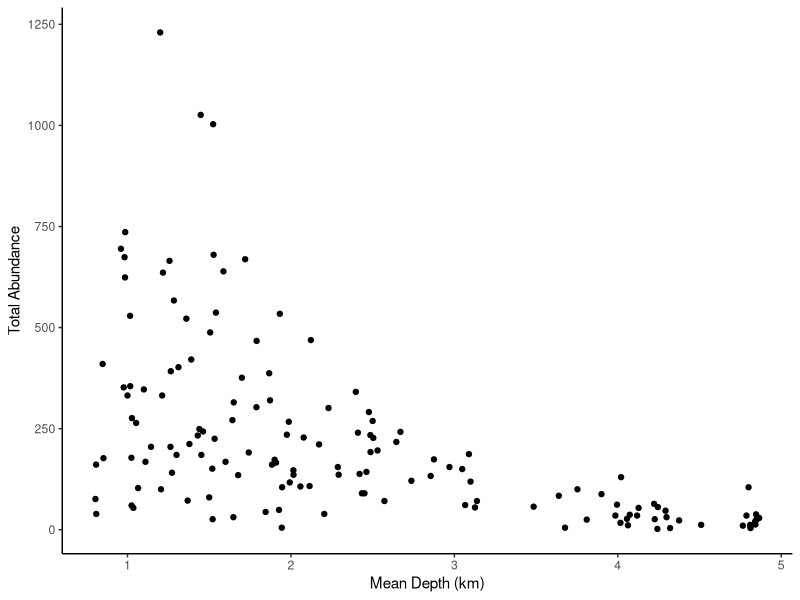
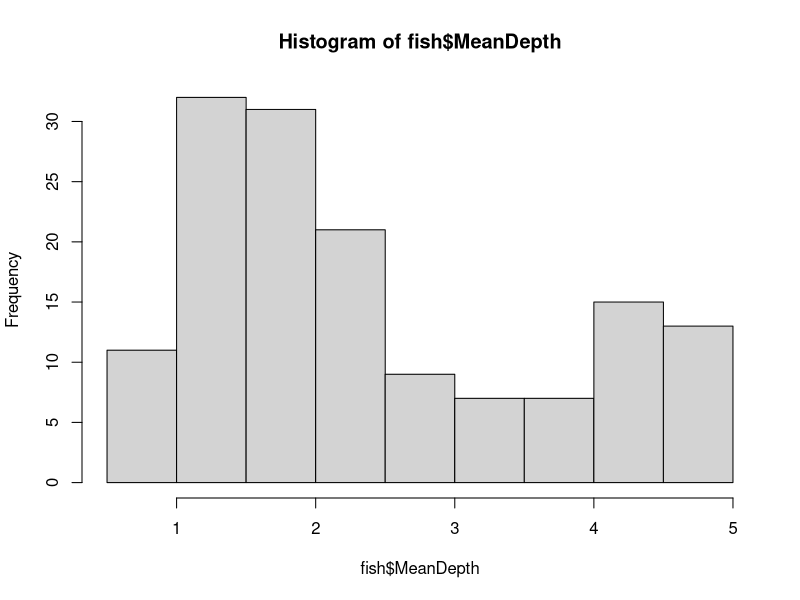
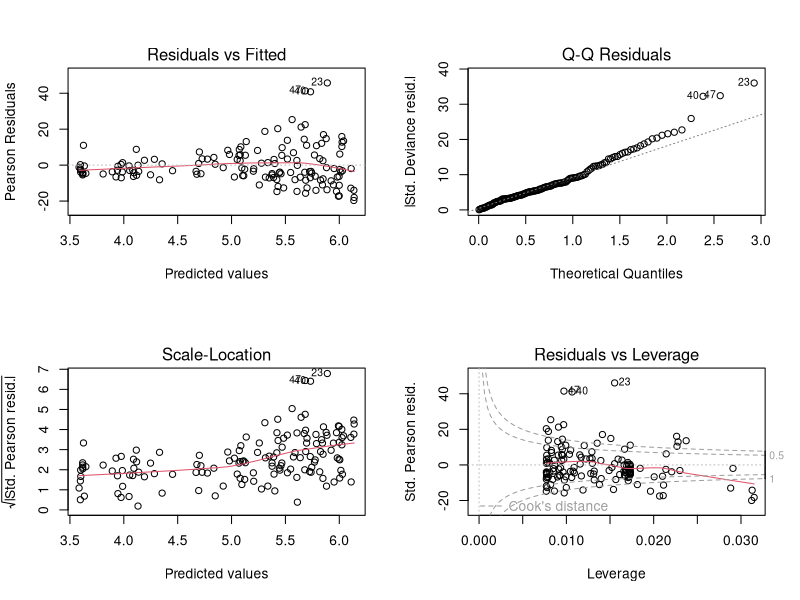
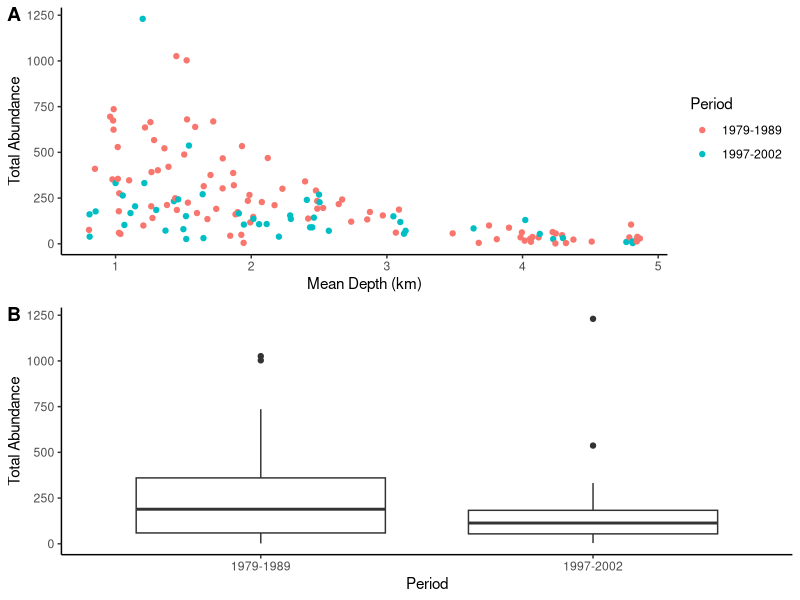
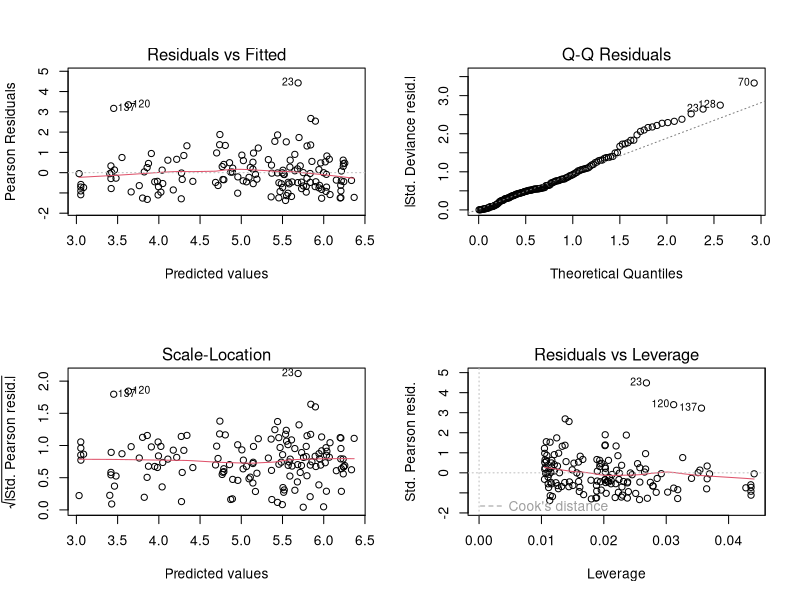
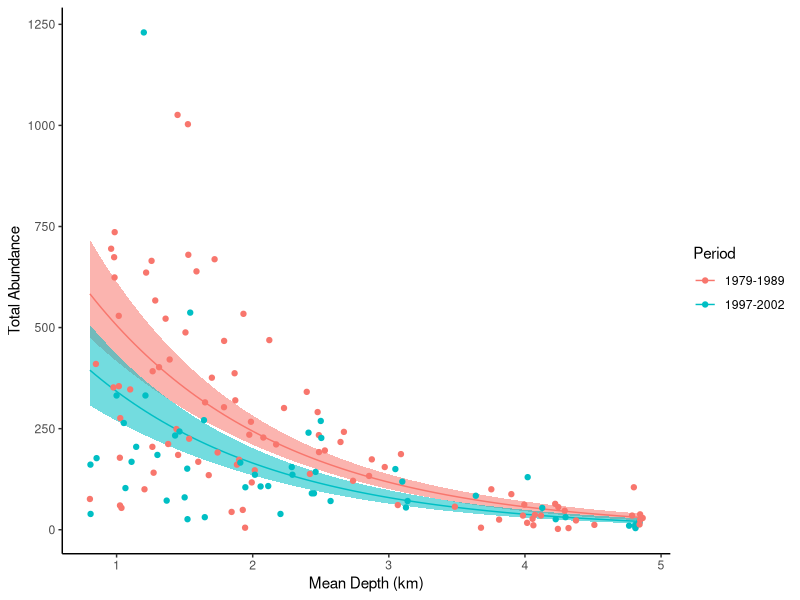
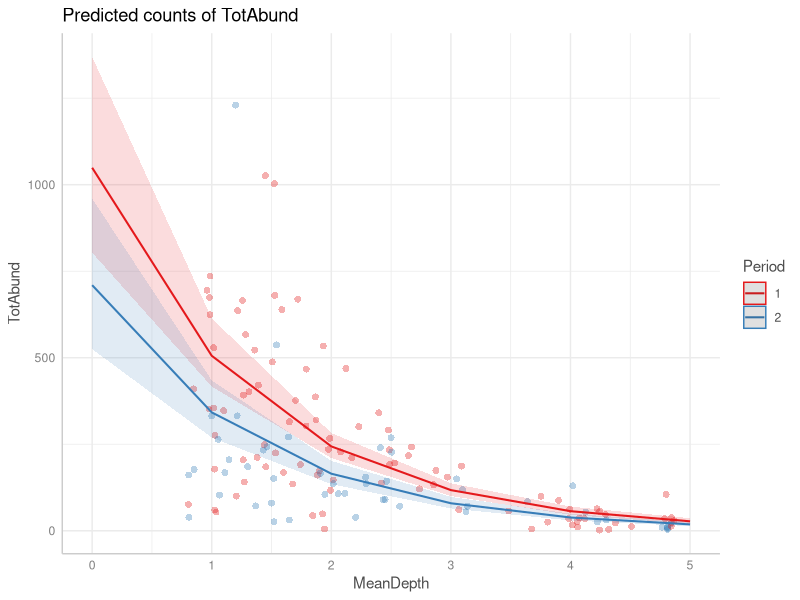
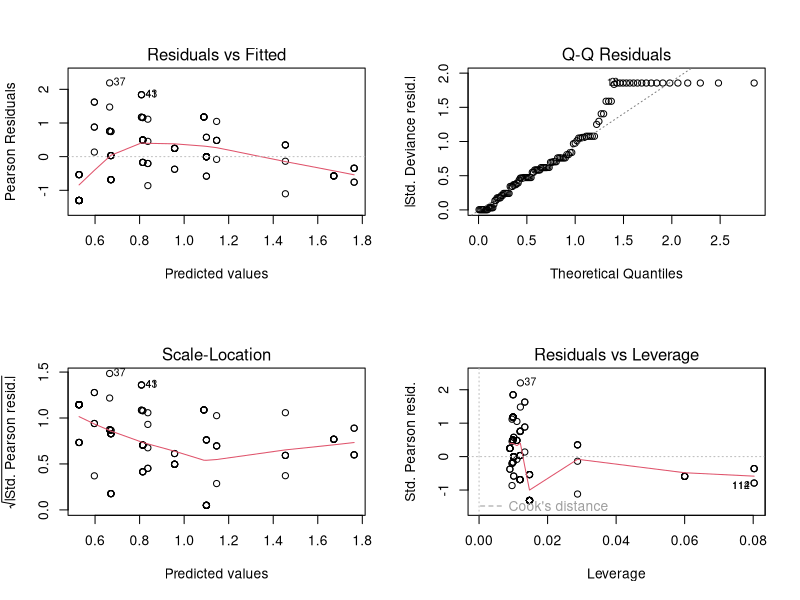

Reproduce these figures in R, in order.
require(ggplot2)
require(MASS)
require(ggpubr)
fish<- read.csv("../data/fisheries.csv", stringsAsFactors = T)
str(fish)

#for our first check lets see if total abundance changes with mean depth of water column
ggplot(fish, aes(x=MeanDepth, y=TotAbund))+ geom_point()+ labs(x= "Mean Depth (km)", y="Total Abundance")+ theme_classic()
hist(fish$MeanDepth)

#Our basic model consists of total abundance as our response variable and mean depth as our explanatory variable. With the basic model equation
M1<- glm(TotAbund~MeanDepth, data = fish, family = "poisson")
summary(M1)
#chatgpt the output for a breakdown of the summary,  essentially depth has a strong association with abundance

######Initial Interpretation ############

#From this summary we can build our initial model equation and infer that as mean depth increases the total abundance of fish decreases. We can also calculate the Pseudo-R^2.

#ln(TotAbund) = 6.64 -0.63*Meandepth
#PseudoR^2= 1- (15770/27779) =0.43

###### Model Validation ###########

par(mfrow=c(2,2)) 
plot(M1)

#Std Pearson resid Vs leverage plot highligts we potentially have a large number of outliers, lets explore these
#A cooks distance of more than 1 is considered to be an outlier so lets see how many we have

sum(cooks.distance(M1)>1)
## [1] 29
# since we have quite a lot of outliers we can just look into it and drop is so lets leave it alone for now
#the model is overdispersed: Overdispersion occurs when the observed variance in the response variable is greater than what the model expects based on the assumed distribution
mean(fish$TotAbund)
var(fish$TotAbund) #
# dispersion_parameter <- residual deviance / df_residual
# Residual deviance: 15770  on 144  degrees of freedom
#Dispersion parameter = 15770/144 =109.5
####Explations of overdispersion could be: (outside of outliers) ######
#transformation of covariates
#missing covariates
#zero inflation
#inherent dependency potentially (could explore random effect of the year)


####A possible avenue to explore from these options would be including additional covariates and/or fixed factors. We could fit “Year” as a fixed-factor but there are 13 levels and we would lose far too many degrees of freedom, thus statistical power, or we could fit “Period” as a fixed factor, but let’s explore this first through plotting.

scatterplot<-ggplot(fish, aes(x=MeanDepth, y=TotAbund, color=factor(Period)))+
  geom_point()+
  labs(x= "Mean Depth (km)", y="Total Abundance")+
  theme_classic()+
  scale_color_discrete(name="Period", labels=c("1979-1989", "1997-2002"))
boxplot<- ggplot(fish, aes(x=factor(Period, labels=c("1979-1989", "1997-2002")), y=TotAbund))+
  geom_boxplot()+
  theme_classic()+
  labs(x="Period", y="Total Abundance")
ggarrange(scatterplot, boxplot, labels=c("A","B"), ncol=1, nrow=2)

#as we can see, period can affect abundance and thus affect the relationship and dispersion parameter

####Adding period as a Fixed Factor ######
fish$Period<- factor(fish$Period)
M2<- glm(TotAbund~MeanDepth*Period, data = fish, family="poisson")
summary(M2) # -0.66 + 0.12
anova(M2, test="Chisq")
#The interaction term, MeanDepth
#, is also significant (p = 1.713e-14), suggesting that the relationship between MeanDepth and the response variable depends on Period.
#period does have a significant effect on the abundance at differing depths

#we can now write two linear equations
#Period2:ln(TotAbund)= ((6.83 - 0.67)-<-M1 + (-0.66 +0.12)) * MeanDepth = 6.16 -0.51 *MeanDepth

#Lets look at the dispersion parameter
#14293/142 =100.65

#as our model is still overdispersed we will fit a quasi-possion model or negative binomial model


####Fitting a negative binomial #######
M3<- glm.nb(TotAbund~MeanDepth*Period, data = fish)
summary(M3)
anova(M3, test = "Chisq")   
#fitting a negative binomial has changed our model output significantly,
#the biggest difference is the change in significance of the model term: MeanDepth:factor(Period)2 suggesting no difference between slopes of each period, but a dig difference between intercepts
#we will run a reduced model (without the interaction)

M4<- glm.nb(TotAbund~MeanDepth+Period, data = fish)
summary(M4)
anova(M4, test = "Chisq")
#dispersion parameter is 158/142=11 
par(mfrow=c(2,2)) #partitioning the plot window into a 2X2
plot(M4)

#########negative Biomial Interpretation ###########
#So finally we have the model we can interpret that has two linear equations with different intercepts but the same slope of MeanDepth.
#Period2: ln(TotAbund) = (6.96 - 0.39) - 0.73*MeanDepth 
# We can therefore interpret that “for every kilometer increase in mean depth total abundance decreased by a factor of e^-0.73 or 0.48-fold”. But what does this mean? Let’s look at the exponentiated coefficients for Period 1.

#The last concept to think about is the pseudo-R^2 for our negative binomial model, which is: PSEUDO R^2 = 1-(158.23/334.13)=0.53 ,residual divided by null deviance

######PLOTTING THE NEGATIVE BINOMIAL MODEL #########
range(fish$MeanDepth) #Find the range of Depth

period1 <- data.frame(MeanDepth=seq(from=0.804, to=4.865, length=100), Period="1")
period2 <- data.frame(MeanDepth=seq(from=0.804, to=4.865, length=100), Period="2")
period1_predictions<- predict(M4, newdata = period1, type = "link", se.fit = TRUE) # the type="link" here predicted the fit and se on the log-linear scale. 
period2_predictions<- predict(M4, newdata = period2, type = "link", se.fit = TRUE)
period1$pred<- period1_predictions$fit
period1$se<- period1_predictions$se.fit
period1$upperCI<- period1$pred+(period1$se*1.96)
period1$lowerCI<- period1$pred-(period1$se*1.96)
period2$pred<- period2_predictions$fit
period2$se<- period2_predictions$se.fit
period2$upperCI<- period2$pred+(period2$se*1.96)
period2$lowerCI<- period2$pred-(period2$se*1.96)
complete<- rbind(period1, period2)

# Making the Plot 
ggplot(complete, aes(x=MeanDepth, y=exp(pred)))+ 
  geom_line(aes(color=factor(Period)))+
  geom_ribbon(aes(ymin=exp(lowerCI), ymax=exp(upperCI), fill=factor(Period), alpha=0.3), show.legend = FALSE)+ 
  geom_point(fish, mapping = aes(x=MeanDepth, y=TotAbund, color=factor(Period)))+
  labs(y="Total Abundance", x="Mean Depth (km)")+
  theme_classic()+
  scale_color_discrete(name="Period", labels=c("1979-1989", "1997-2002"))

#for a simpler way of plotting
require(ggeffects)
plot(ggpredict(M4, terms=c("MeanDepth", "Period")), show_data=T)


########FINISH LAST SECTION WITH MITES ###############
#how does increasing concentration of aracides impact number of dead mites
#irregardless of aracide how does increasing the conentration impact number of dead mites

#fitting poisson model
mites<- read.csv("../data/bee_mites.csv")
head(mites)
mites_m1<- glm(Dead_mites~Concentration, data = mites, family = "poisson")
summary(mites_m1)

# Summary of Poisson Regression Model for Dead_mites ~ Concentration

# Model Call:
# This model investigates the relationship between 'Dead_mites' and 'Concentration'
# using a Poisson regression. 'Dead_mites' is the count response variable, and
# 'Concentration' is the predictor, which may represent acaricide levels.

# Coefficients:
# (Intercept): 0.52820 (Estimate) - This is the log-expected count of dead mites
# when Concentration is zero. A positive intercept suggests a baseline count of
# dead mites even when no concentration of acaricide is applied.
#
# Concentration: 0.57181 (Estimate) - For each one-unit increase in Concentration,
# the log count of dead mites increases by approximately 0.57. This suggests a
# positive association between concentration and dead mites, implying higher
# concentrations result in more dead mites.

# Statistical Significance:
# Both the intercept and concentration have highly significant p-values (Pr(>|z|) < 0.001),
# indicated by the '***' symbol. This implies that both terms in the model are
# statistically significant predictors of dead mite counts.

# Model Deviance:
# Null Deviance (154.79 on 114 df) - Deviance of a model without any predictors.
# Residual Deviance (109.25 on 113 df) - Deviance of the model with Concentration
# included. The decrease in deviance from the null model to the fitted model
# suggests that Concentration improves model fit.

# AIC (Akaike Information Criterion):
# AIC = 398.71 - The AIC value provides a measure of model quality, balancing
# model fit and complexity. Lower AIC values are preferred when comparing
# multiple models for the same data.

# Convergence:
# Number of Fisher Scoring iterations: 5 - The model converged after 5 iterations,
# indicating that the optimization algorithm successfully found parameter estimates.

# Overall Interpretation:
# The positive and significant effect of Concentration suggests that higher
# concentrations of the substance are associated with increased dead mite counts.
# This model provides evidence that acaricide concentration impacts mite mortality.

anova(mites_m1, test = "Chisq")

# ANOVA Analysis of Deviance Table for Poisson Model

# Model evaluates the effect of 'Concentration' on 'Dead_mites' using a Poisson distribution.

# NULL Model: Deviance = 154.79 (114 df) - Baseline model without predictors.
# Adding Concentration: Deviance reduction = 45.535 (1 df), Residual Deviance = 109.25 (113 df),
# p-value < 0.001, indicating a significant improvement in model fit with Concentration included.

# Conclusion: 'Concentration' significantly contributes to explaining the variability in dead mite counts.

########### Model Interpretation:    #############
# The equation for Dead_mites is:
# ln(Number of Dead Mites) = 0.53 + 0.57 * Concentration
# Number of Dead Mites = exp(0.53 + 0.57 * Concentration)
# Interpretation: Each 1 g/L increase in acaricide concentration raises the expected number of dead mites 
# by a factor of exp(0.57) ≈ 1.77.
# Pseudo-R^2 = 1 - (109.25 / 154.79) ≈ 0.29, suggesting the model explains about 29% of the variation 
# in the number of dead mites.

###########Model Validation ################
# dispersion_parameter <- residual deviance / df_residual
#109.25/113 = 0.97    this is close to 1 and can conclude dispersion is NOT an issue for out model

par(mfrow=c(2,2)) #partitioning the plot window into a 2X2
plot(mites_m1)
# Diagnostic Issues Summary:
# - "Residuals vs Fitted" and "Scale-Location" plots indicate heteroscedasticity, shown by patterning and curvature in the red spline.
# - Likely cause: inappropriate model family (Poisson) chosen due to variation in total mites across trials.
# - Since total mites vary, data may not strictly follow a Poisson distribution, as it's constrained by total counts.
# - Lesson: R does not verify model assumptions; validation requires understanding experimental design, data collection, and data distributions.
# - would need to Reanalyze using a binomial family to compare results with the Poisson model.


########Plotting the model ##############
range(mites$Concentration) # Finding the range of concentration
## [1] 0.00 2.16
new_data <- data.frame(Concentration=seq(from=0, to=2.16, length=100))
predictions<- predict(mites_m1, newdata = new_data, type = "link", se.fit = TRUE) # the type="link" here predicted the fit and se on the log-linear scale. 
new_data$pred<- predictions$fit
new_data$se<- predictions$se.fit
new_data$upperCI<- new_data$pred+(new_data$se*1.96)
new_data$lowerCI<- new_data$pred-(new_data$se*1.96)

# Making the Plot 

#below we will plot the Poisson model

ggplot(new_data, aes(x=Concentration, y=exp(pred)))+ 
  geom_line(col="black")+
  geom_ribbon(aes(ymin=exp(lowerCI), ymax=exp(upperCI), alpha=0.1), show.legend = FALSE, fill="grey")+ 
  geom_point(mites, mapping = aes(x=Concentration, y=Dead_mites), col="blue")+
  labs(y="Number of Dead Mites", x="Concentration (g/l)")+
  theme_classic()
